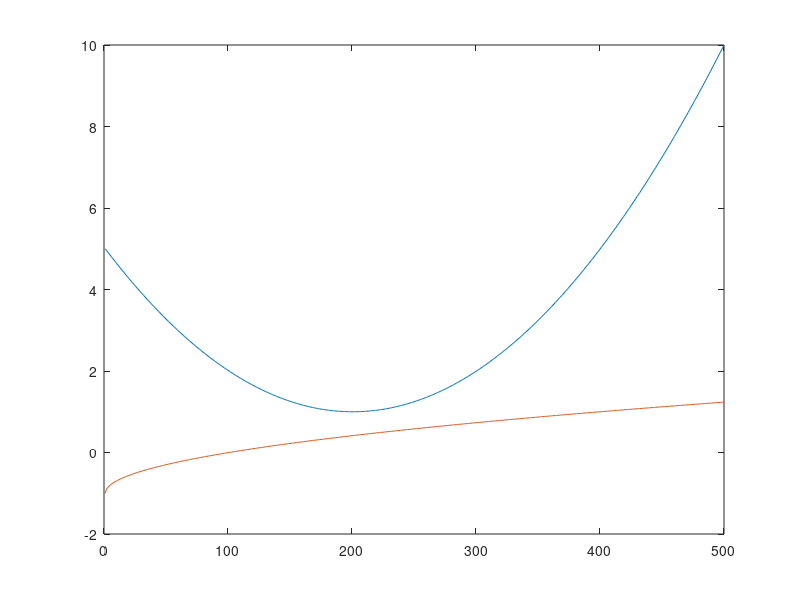
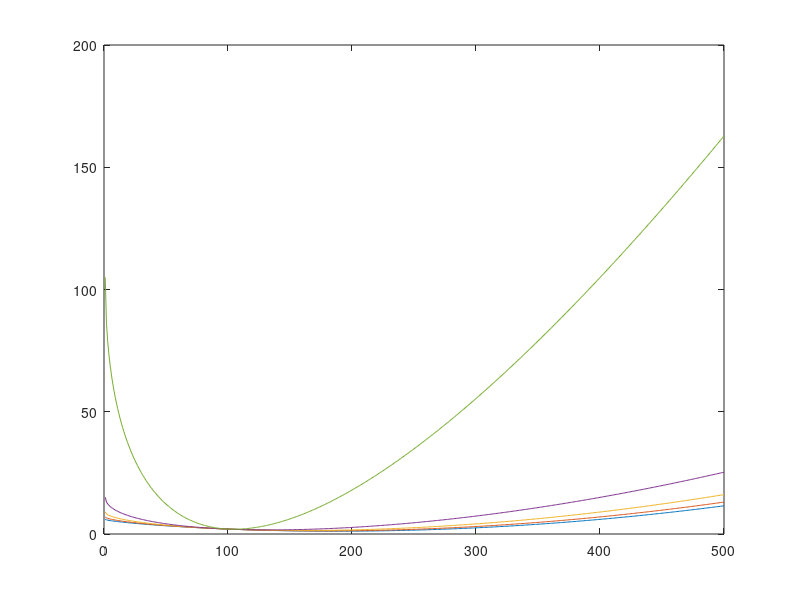
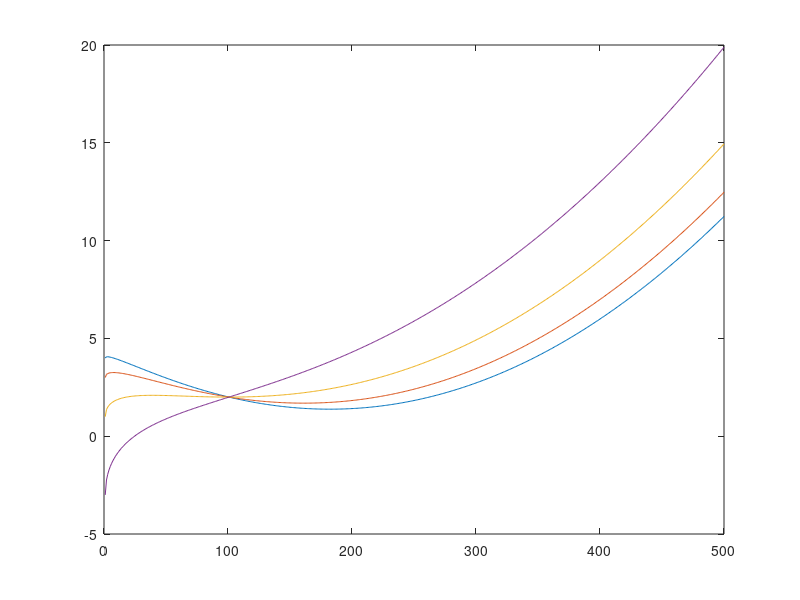

Write the MATLAB code that produced these figures, in order.
close all; clear all; clc;

x = linspace(0,5,500);
f = (x-2).^2 + 1;
g = sqrt(x)-1;
figure();
plot(f); hold on; plot(g); hold off;

% Quadratic function 
    % yield slightly infeasible solution
    % make it more convex ( but too big weight on qua term make it ill-con)
penalty_weight = [1 2 4 10 100];
penalty = [];
for w = penalty_weight
    penalty = [penalty; f + w*(g.^2)];
end
figure(); 
for i = 1:5
    plot(penalty(i,:));
    hold on;
end
hold off;

lagrangian_lambda = [1 2 4 8];
lg = [];
for w = lagrangian_lambda
    lg = [lg; f + w*g];
end
figure();
for i = 1:4
    plot(lg(i,:));
    hold on;
end
hold off;